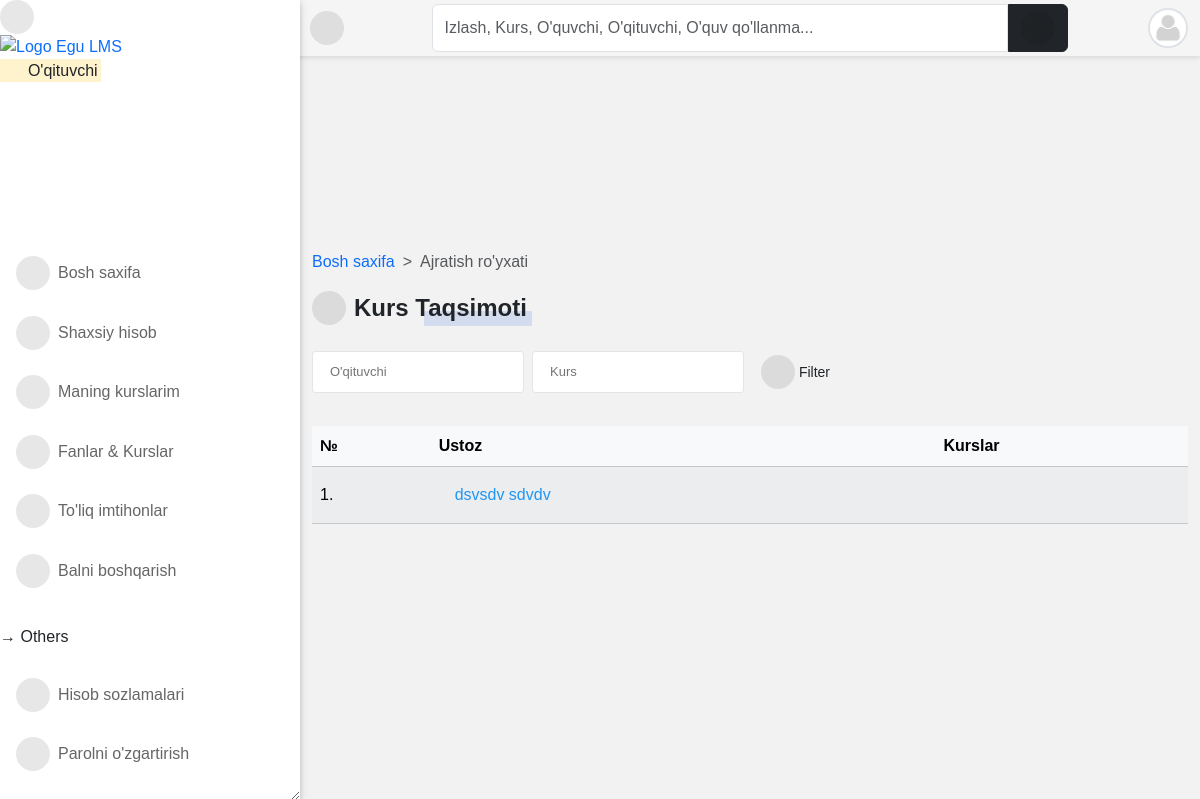
The app's page /programs/course/allocated/ (signed in), older data.
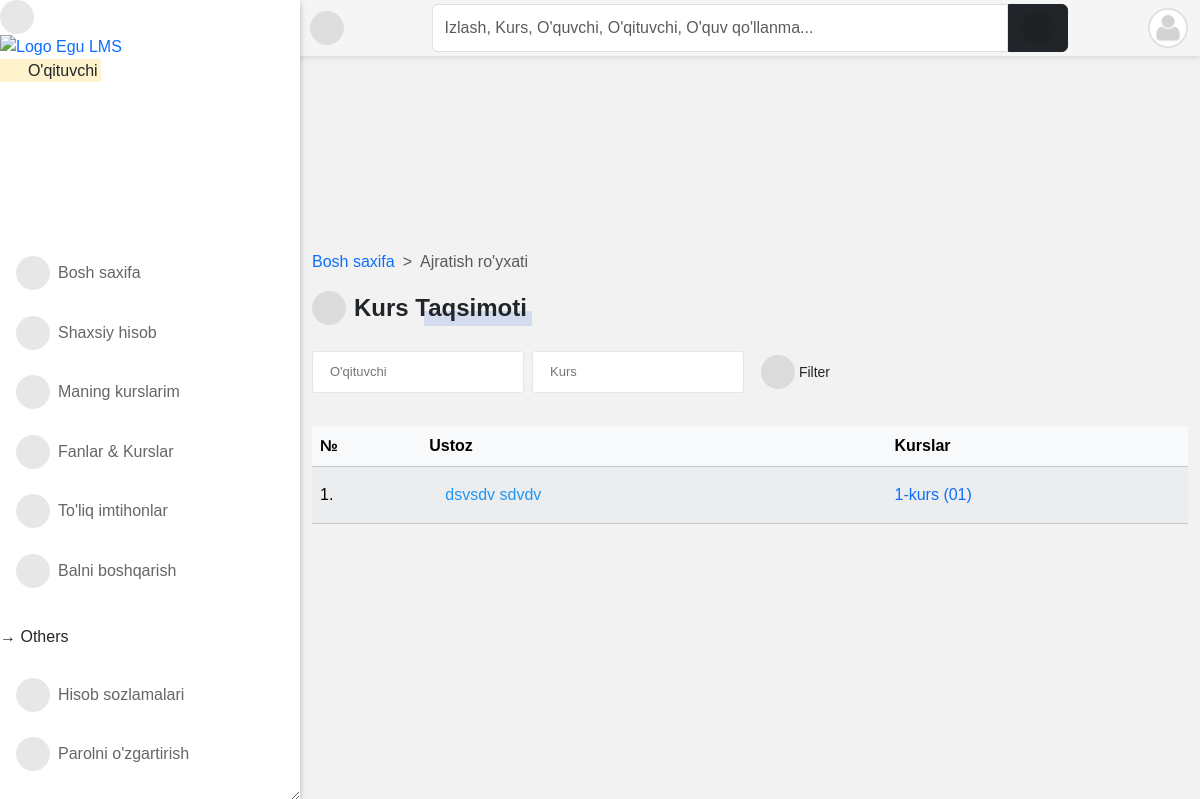
The same page, newer data.
### course/models.py (models this page shows, shortened)
class CourseAllocation(models.Model):
    lecturer = models.ForeignKey(
        settings.AUTH_USER_MODEL,
        on_delete=models.CASCADE,
        related_name="allocated_lecturer",
    )
    courses = models.ManyToManyField(Course, related_name="allocated_course")
    session = models.ForeignKey(
        "core.Session", on_delete=models.CASCADE, blank=True, null=True
    )

class Course(models.Model):
    slug = models.SlugField(blank=True, unique=True)
    title = models.CharField(max_length=200, null=True)
    code = models.CharField(max_length=200, unique=True, null=True)
    credit = models.IntegerField(null=True, default=0)
    summary = models.TextField(max_length=200, blank=True, null=True)
    program = models.ForeignKey(Program, on_delete=models.CASCADE)
    level = models.CharField(max_length=25, choices=LEVEL, null=True)
    year = models.IntegerField(choices=YEARS, default=0)
    semester = models.CharField(choices=SEMESTER, max_length=200)
    is_elective = models.BooleanField(default=False, blank=True, null=True)
    objects = CourseManager()
    def __str__(self):
        return "{0} ({1})".format(self.title, self.code)
    def get_absolute_url(self):
        return reverse("course_detail", kwargs={"slug": self.slug})

### accounts/models.py (models this page shows, shortened)
class User(AbstractUser):
    is_student = models.BooleanField(default=False)
    is_lecturer = models.BooleanField(default=False)
    is_parent = models.BooleanField(default=False)
    is_dep_head = models.BooleanField(default=False)
    phone = models.CharField(max_length=60, blank=True, null=True)
    address = models.CharField(max_length=60, blank=True, null=True)
    picture = models.ImageField(
        upload_to="profile_pictures/%y/%m/%d/", default="default.png", null=True
    )
    email = models.EmailField(blank=True, null=True)
    username_validator = ASCIIUsernameValidator()
    objects = CustomUserManager()
    class Meta:
        ordering = ("-date_joined",)
    @property
    def get_full_name(self):
        full_name = self.username
        if self.first_name and self.last_name:
            full_name = self.first_name + " " + self.last_name
        return full_name
    @property
    def get_user_role(self):
        if self.is_superuser:
            role = "Boshliq"
        elif self.is_student:
            role = "O'quvchi"
        elif self.is_lecturer:
            role = "O'qituvchi"
        elif self.is_parent:
            role = "Ota-ona"
        return role
    def get_absolute_url(self):
        return reverse("profile_single", kwargs={"id": self.id})

### course/views.py (the view)
@method_decorator([login_required], name="dispatch")
class CourseAllocationFilterView(FilterView):
    filterset_class = CourseAllocationFilter
    template_name = "course/course_allocation_view.html"
    def get_context_data(self, **kwargs):
        context = super().get_context_data(**kwargs)
        context["title"] = "Course Allocations"
        return context

### templates/course/course_allocation_view.html (shortened to what this page needs)
{% extends 'base.html' %}
{% block content %}
<nav style="--bs-breadcrumb-divider: '>';" aria-label="breadcrumb">
    <ol class="breadcrumb">
        <li class="breadcrumb-item"><a href="/">Bosh saxifa</a></li>
        <li class="breadcrumb-item active" aria-current="page">Ajratish ro'yxati</li>
    </ol>
</nav>
<div class="title-1"><i class="fas fa-tasks"></i>Kurs taqsimoti</div>
<br>
<br>
{% include 'snippets/filter_form.html' %}
<div class="table-responsive table-shadow p-0 mt-4">
    <table class="table table-light table-striped">
        <thead>
            <tr>
                <th>№</th>
                <th>Ustoz</th>
                <th>Kurslar</th>
            </tr>
        </thead>
        {% for course in filter.qs %}
        <tbody>
            <tr>
                <td> {{ forloop.counter }}.</td>
                <td><a href="{{ course.lecturer.get_absolute_url }}">{{ course.lecturer.get_full_name }}</a></td>
                <td><div class="flex">{% for i in course.courses.all %}
                        <div class="flex"><a class="edit-btn" href="{{ i.get_absolute_url }}">{{ i }}</a></div>
                    {% endfor %}</div>
                </td>
            </tr>
        {% endfor %}
    </table>
</div>
{% endblock content %}

Row changes from the older to the newer data that the page shows:
added Course: title+code "1-kurs (01)"
